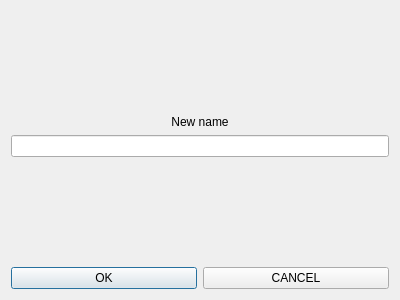
<?xml version="1.0" encoding="UTF-8"?>
<ui version="4.0">
 <class>moveFIleDialog</class>
 <widget class="QDialog" name="moveFIleDialog">
  <property name="geometry">
   <rect>
    <x>0</x>
    <y>0</y>
    <width>400</width>
    <height>300</height>
   </rect>
  </property>
  <property name="windowTitle">
   <string>Dialog</string>
  </property>
  <layout class="QVBoxLayout" name="verticalLayout_2">
   <item>
    <layout class="QVBoxLayout" name="verticalLayout" stretch="10,1,10,10,10">
     <item>
      <spacer name="verticalSpacer">
       <property name="orientation">
        <enum>Qt::Vertical</enum>
       </property>
       <property name="sizeHint" stdset="0">
        <size>
         <width>20</width>
         <height>40</height>
        </size>
       </property>
      </spacer>
     </item>
     <item>
      <widget class="QLabel" name="label_2">
       <property name="text">
        <string>New name</string>
       </property>
       <property name="alignment">
        <set>Qt::AlignCenter</set>
       </property>
      </widget>
     </item>
     <item>
      <widget class="QLineEdit" name="lineEdit_2"/>
     </item>
     <item>
      <spacer name="verticalSpacer_3">
       <property name="orientation">
        <enum>Qt::Vertical</enum>
       </property>
       <property name="sizeHint" stdset="0">
        <size>
         <width>20</width>
         <height>40</height>
        </size>
       </property>
      </spacer>
     </item>
     <item>
      <layout class="QHBoxLayout" name="horizontalLayout">
       <item>
        <widget class="QPushButton" name="okButton">
         <property name="text">
          <string>OK</string>
         </property>
        </widget>
       </item>
       <item>
        <widget class="QPushButton" name="cancelButton">
         <property name="text">
          <string>CANCEL</string>
         </property>
        </widget>
       </item>
      </layout>
     </item>
    </layout>
   </item>
  </layout>
 </widget>
 <resources/>
 <connections/>
</ui>
